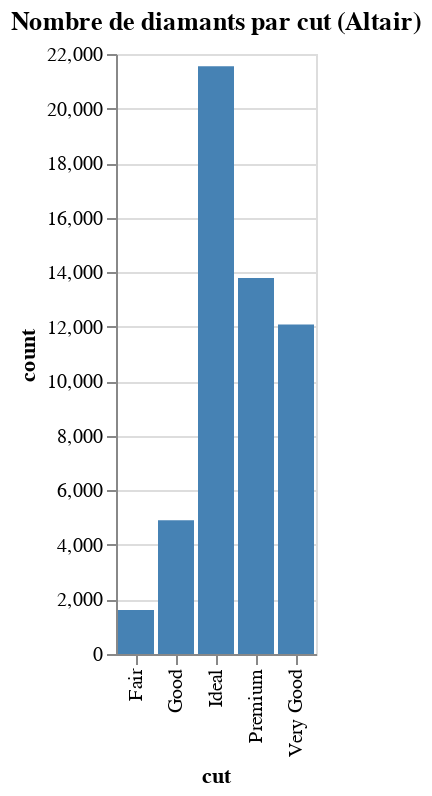

Notebook code for this chart:
### Code cell
cut_counts_df = diamonds_df['cut'].value_counts().reset_index()
cut_counts_df.columns = ['cut', 'count']

chart = alt.Chart(cut_counts_df).mark_bar(color='steelblue').encode(
    x='cut',
    y='count'
).properties(title="Nombre de diamants par cut (Altair)")

chart.display()

### Figure 1 — Vega-Lite specification as saved in the notebook (floating-point values rounded to 4 significant figures)
{"config": {"view": {"continuousWidth": 300, "continuousHeight": 300}}, "data": {"name": "data-49661dcfcd0afaca6b76ce96d4ce7a32"}, "mark": {"type": "bar", "color": "steelblue"}, "encoding": {"x": {"field": "cut", "type": "nominal"}, "y": {"field": "count", "type": "quantitative"}}, "title": "Nombre de diamants par cut (Altair)", "$schema": "https://vega.github.io/schema/vega-lite/v5.8.0.json", "datasets": {"data-49661dcfcd0afaca6b76ce96d4ce7a32": [{"cut": "Ideal", "count": 21551}, {"cut": "Premium", "count": 13791}, {"cut": "Very Good", "count": 12082}, {"cut": "Good", "count": 4906}, {"cut": "Fair", "count": 1610}]}}
